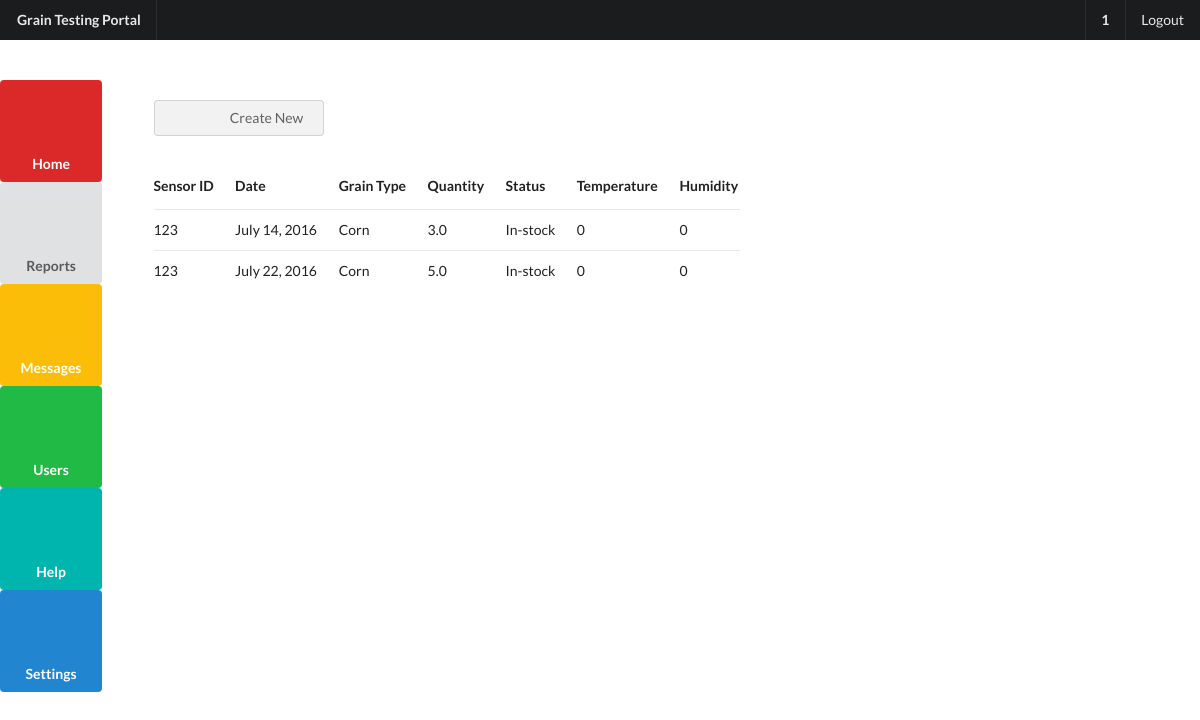
Before: /showreport/ (signed in) with the older database file.
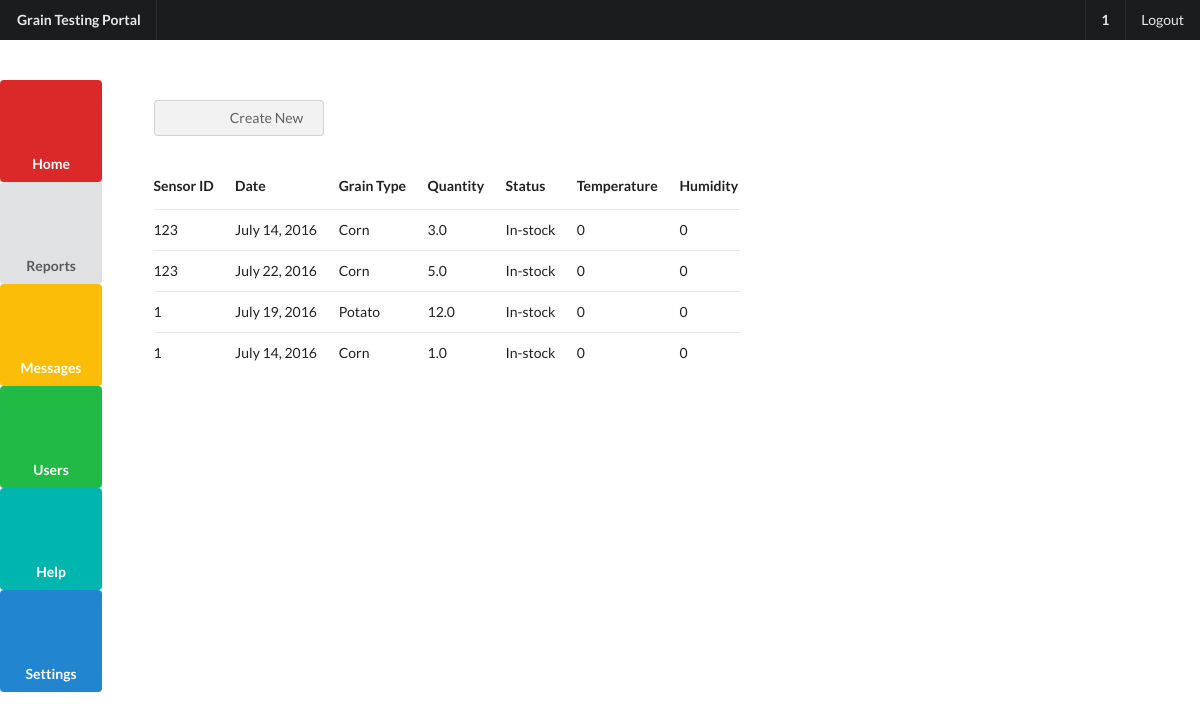
After: the same page with the newer database file.
### app/models.py (models this page shows)
class Reports(models.Model):
    user = models.ForeignKey(User)
    ptype = models.CharField(max_length=50, blank=False)
    min_price = models.FloatField(blank=False, default=00000)
    max_price = models.FloatField(blank=False, default=00000)
    date = models.DateField(blank=False)
    available = models.DateField(blank=False)
    quantity = models.FloatField(blank=False, default=00000)
    id1 = models.CharField(max_length=3, default=00000)
    temp = models.CharField(max_length=50, default=00000)
    humidity = models.CharField(max_length=50, default=00000)

### app/views.py (the view)
# urls.py: url(r'^showreport/', 'app.views.report', name="report"),
@login_required
def report(request):
    if request.user.is_authenticated():
        username = request.user.username
        li = Reports.objects.filter(user=request.user)
    return render(request, 'app/reports.html', {'obj': username, 'lis': li})

### app/templates/app/reports.html (shortened to what this page needs)
<!DOCTYPE html>
<html>
<head>
  <head>
      {% extends "app/base.html" %}
      {% load staticfiles %}
      {%block head%}
    <link rel="stylesheet" type="text/css" href="{% static 'app/content/custom.css' %}" />
{%endblock head%}
{%block content%}
<body class="main main-view">
    <div class="ui fixed inverted menu">
      <div class="ui container">
        <div href="#" class="header item">
          Grain Testing Portal
        </div>
      </div>
      <div class="right menu">
      <div href="#" class="header huge item">{{obj}}</div>
                <a href="/logout" class="item">Logout</a>
      </div>
    </div>
          <div>
          </div>
<br>
<br>
<br>
      <div class="ui grid">
              <div class="two wide column">
                 <a href = "/index"> <div class="menu-bar">
                      <button class=" ui red plus icon button">
                          <i class="huge home  icon menu-icon"></i><br>
                          Home
                      </button></a>
                      <a href = "/showreport"><button class=" ui white icon button">
                          <i class="huge edit  icon menu-icon"></i><br>
                          Reports
                      </button><br></a>
                     <a href = "/sms"><button class=" ui yellow icon button">
                          <i class="huge mail  icon menu-icon"></i><br>
                          Messages
                      </button><br></a>
                      <a href = "/user"><button class=" ui green icon button">
                          <i class="huge user  icon menu-icon"></i><br>
                          Users
                      </button><br></a>
                      <a href = "/help"><button class=" ui teal icon button">
                          <i class="huge help  icon menu-icon"></i><br>
                          Help
                      </button><br></a>
                      <a href = "/settings"><button class=" ui blue icon button">
                          <i class="huge settings  icon menu-icon"></i><br>
                          Settings
                      </button><br></a>
                  </div>
              </div>
              <div class="eight wide column " id="content-area">
                  <br>
                  <div class="ui labeled icon buttons">
                      <a href = "/form"><button class="ui basic active button report-btns">
                          <i class="plus icon"></i>
                          Create New
                      </button></a>
                  </div>
                  <br><br><br>
                  <div id="reports-content">
                      <table class="ui very basic table">
                          <thead>
                          <tr>
                              <th>Sensor ID</th>
                              <th>Date</th>
                              <th>Grain Type</th>
                              <th>Quantity</th>
                              <th>Status</th>
                              <th>Temperature</th>
                              <th>Humidity</th>
                          </tr>
                          </thead>
                          <tbody>
                              {% for li in lis %}
                              <tr>
                                <td>
                                {{li.id1}}</td>
                                <td>
                                {{li.date}}</td>
                                <td>
                                    {{li.ptype}}</td>
                            <td>
                              {{li.quantity}}</td>
                                <td>In-stock</td>
                                <td>{{li.temp}}</td>
                              <td>{{li.humidity}}</td>
                              </tr>
                              {% endfor %}
                          </tbody>
                      </table>
                  </div>
              </div>
</body>
 {%endblock content%}

### app/templates/app/base.html (shortened to what this page needs)
<!DOCTYPE html>
<html lang="en">
    <head>
        {% load staticfiles %}
        <link rel="stylesheet" type="text/css" href="{% static 'app/content/semantic.min.css' %}" />
        {%block head%}
        {%endblock%}
    </head>
    <body>
    {%block content%}
    {%endblock%}
    </body>
</html>

### app/static/app/content/custom.css (style rules this page uses)
.menu-icon { margin: 7px !important; }
.report-btns { margin-right: 10px !important; }

Changed rows visible on the page:
added Reports: id1 "1", date "July 19, 2016", ptype "Potato", quantity "12.0", temp "0", humidity "0"
added Reports: id1 "1", date "July 14, 2016", ptype "Corn", quantity "1.0", temp "0", humidity "0"
